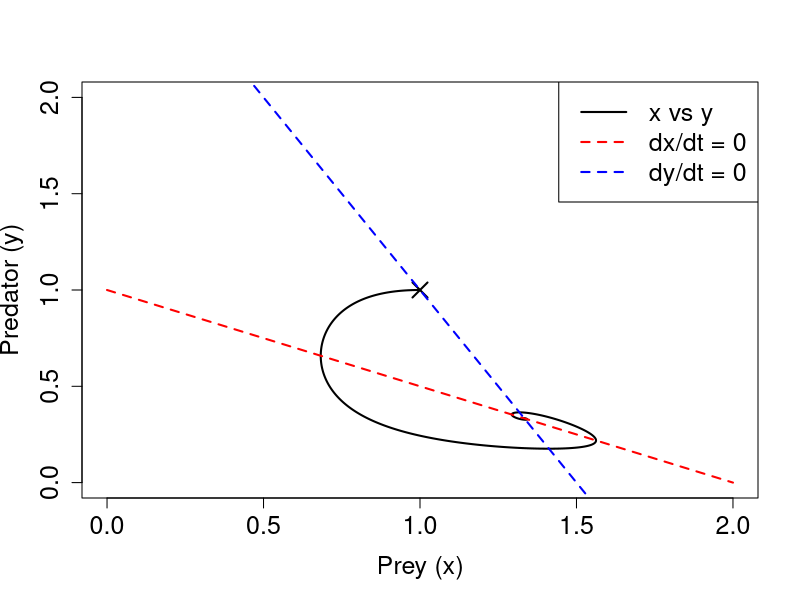
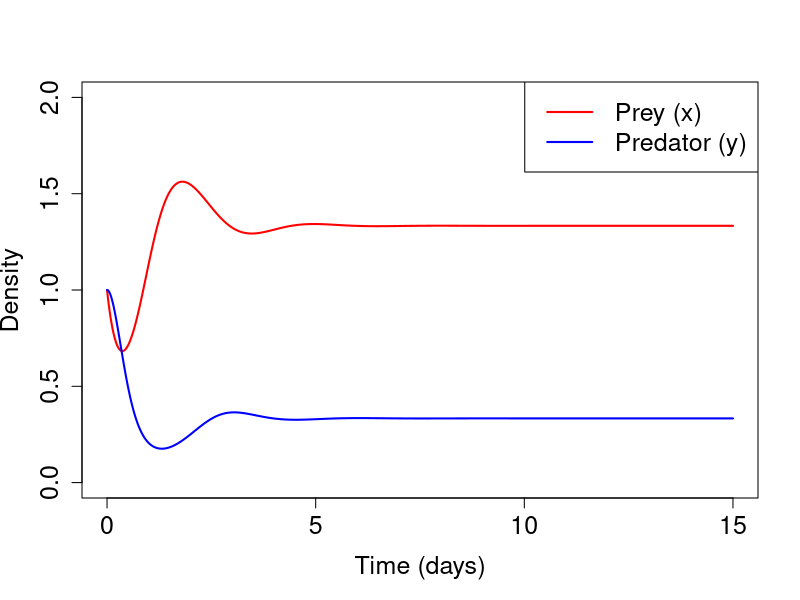
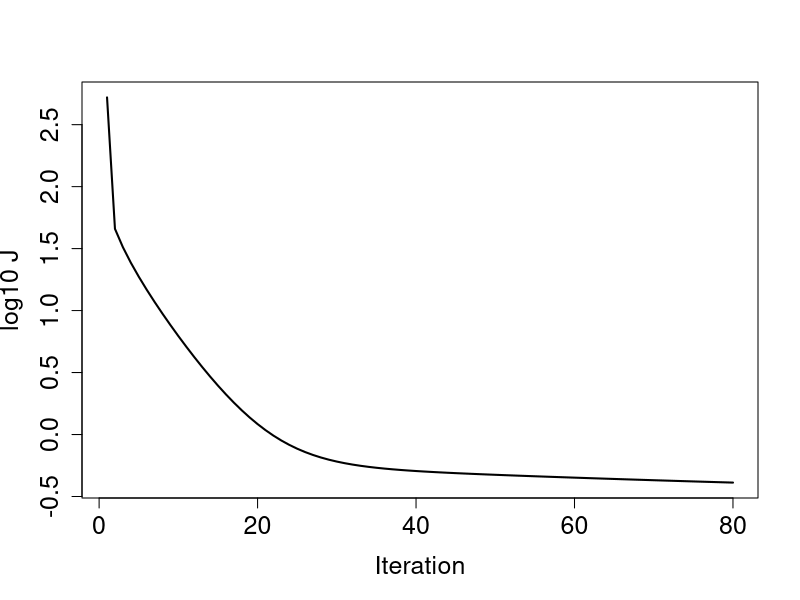
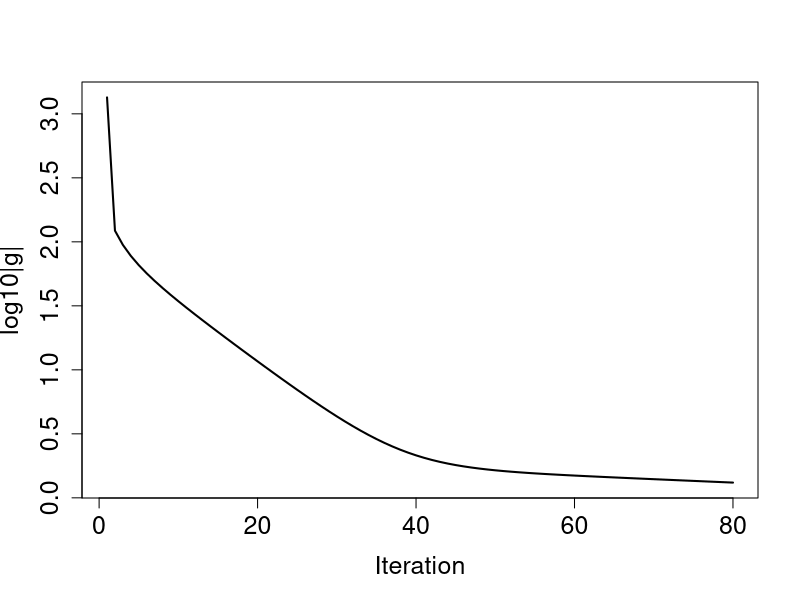
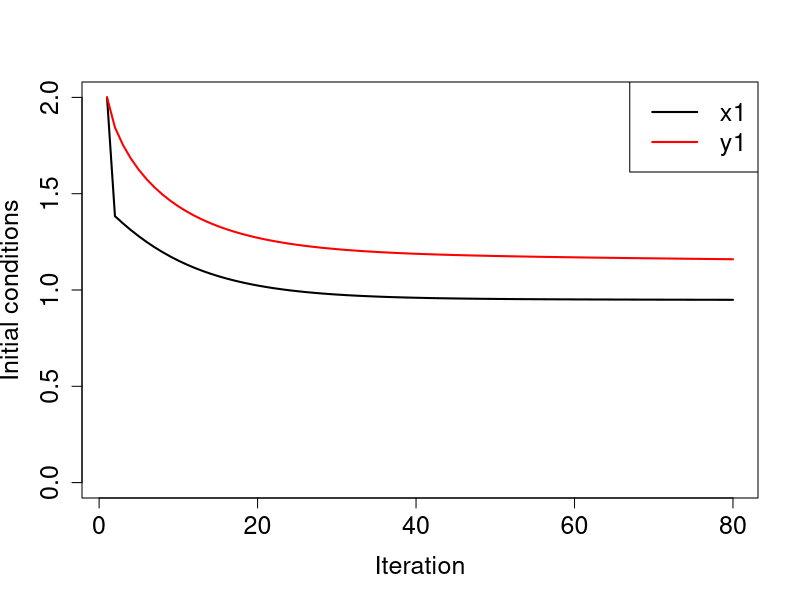
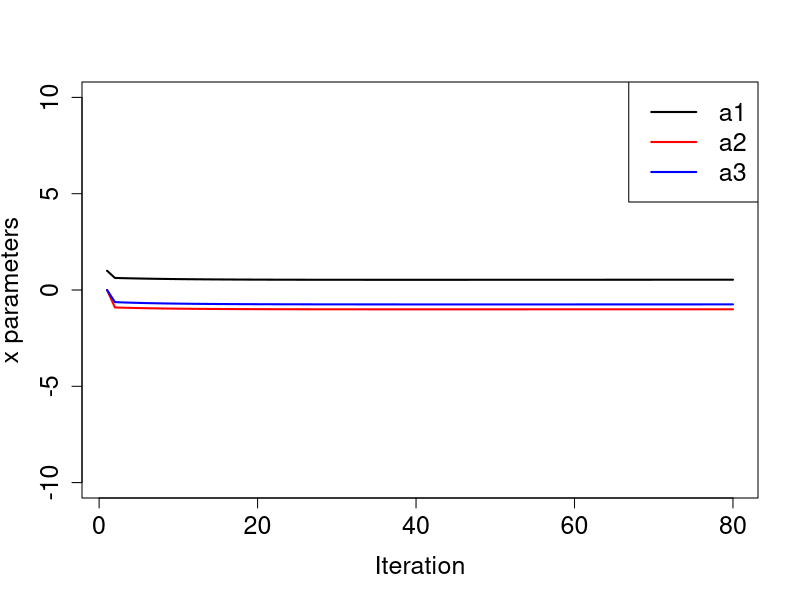
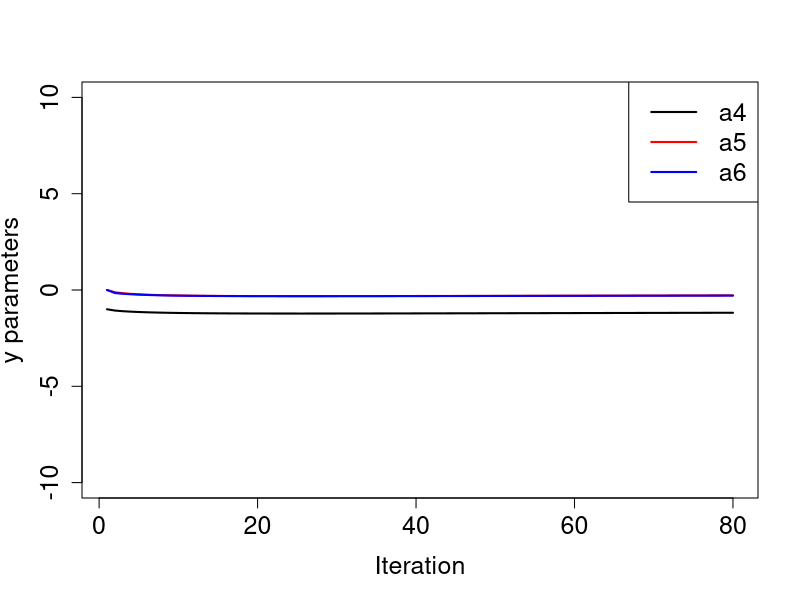

Recreate these plots in R, in order.
## ---- chunk 1
dt <- 0.001
a <- c(4, -2, -4, -6, 2, 4)
x1 <- 1
y1 <- 1
nmax <- 15001

x <- rep(0, nmax)
y <- rep(0, nmax)
x[1] <- x1
y[1] <- y1
for (n in 1:(nmax-1)) {
  x[n+1] <- x[n] + dt * (x[n] * (a[1] + a[2] * x[n] + a[3] * y[n]))
  y[n+1] <- y[n] + dt * (y[n] * (a[4] + a[5] * y[n] + a[6] * x[n]))
}
## ---- chunk 2
#| fig-asp: 1

plot(x, y, type = "l", lwd = 2,
     xlab = "Prey (x)", ylab = "Predator (y)",
     cex.lab = 1.5, cex.axis = 1.5,
     xlim = c(0, 2), ylim = c(0, 2))
x.nc <- seq(0, 2, length.out = 100)
points(x1, y1, pch = 4, lwd = 2, cex = 2)
lines(x.nc, -(a[1] + a[2] * x.nc) / a[3], lwd = 2, lty = 2, col = "red")
lines(x.nc, -(a[4] + a[6] * x.nc) / a[5], lwd = 2, lty = 2, col = "blue")
legend("topright", legend = c("x vs y","dx/dt = 0", "dy/dt = 0"),
       col = c("black","red", "blue"), lwd = 2, lty = c(1, 2, 2), cex = 1.5)
## ---- chunk 3
plot(seq(0, 15, by = dt), x, type = "l", lwd = 2, col = "red",
     xlab = "Time (days)", ylab = "Density",
     cex.lab = 1.5, cex.axis = 1.5,
     xlim = c(0, 15), ylim = c(0, 2))
lines(seq(0, 15, by = dt), y, lwd = 2, col = "blue")
legend("topright", legend = c("Prey (x)", "Predator (y)"),
       col = c("red", "blue"), lwd = 2, cex = 1.5)
## ---- chunk 4
forward <- function(dt, a, x1, y1, nmax) {
  x <- rep(0, nmax)
  y <- rep(0, nmax)
  x[1] <- x1
  y[1] <- y1
  for (n in 1:(nmax-1)) {
    x[n+1] <- x[n] + dt * (x[n] * (a[1] + a[2] * x[n] + a[3] * y[n]))
    y[n+1] <- y[n] + dt * (y[n] * (a[4] + a[5] * y[n] + a[6] * x[n]))
  }
  list(x = x, y = y)
}

adjoint <- function(dt, a, x, y, xo, yo, tobs) {
  nmax <- length(x)
  aa <- rep(0, length(a))
  ax <- rep(0, nmax)
  ay <- rep(0, nmax)
  for (n in (nmax-1):1) {
#    if (n == 1) {
#      ax[2] <- ax[2] * 2
#      ay[2] <- ay[2] * 2
#    }
    aa[6] <- aa[6] + dt * x[n] * y[n] * ay[n+1]
    aa[5] <- aa[5] + dt * y[n] * y[n] * ay[n+1]
    aa[4] <- aa[4] + dt * y[n] * ay[n+1]
    ax[n] <- ax[n] + dt * a[6] * y[n] * ay[n+1]
    ay[n] <- ay[n] + dt * a[5] * y[n] * ay[n+1]
    ay[n] <- ay[n]  + (1 + dt * (a[4] + a[5] * y[n] + a[6] * x[n])) * ay[n+1]
    aa[3] <- aa[3] + dt * y[n] * x[n] * ax[n+1]
    aa[2] <- aa[2] + dt * x[n] * x[n] * ax[n+1]
    aa[1] <- aa[1] + dt * x[n] * ax[n+1]
    ay[n] <- ay[n] + dt * a[3] * x[n] * ax[n+1]
    ax[n] <- ax[n] + dt * a[2] * x[n] * ax[n+1]
    ax[n] <- ax[n] + (1 + dt * (a[1] + a[2] * x[n] + a[3] * y[n])) * ax[n+1]
    if (n %in% tobs) {
      # add dJ/dx and dJ/dy
 #     cat("Observation at time:", n, "dx=", x[n] - xo[n], "dy", y[n] - yo[n], "\n")
      ax[n] <- ax[n] + (x[n] - xo[n])
      ay[n] <- ay[n] + (y[n] - yo[n])
    }
 #   cat(n, ":", aa, ax[n], ay[n], "\n")
  }
#  cat("Final adjoint state:", aa, "\n")
  c(aa, ax[1], ay[1])
}
## ---- chunk 5
nmax <- 501
dt <- 0.001
at <- c(4, -2, -4, -6, 2, 4)
x1 <- 1
y1 <- 1
tobs <- seq(2, nmax, by = 2)
forward.result <- forward(dt, at, x1, y1, nmax)
xt <- forward.result$x
yt <- forward.result$y
## ---- chunk 6
xo <- xt
yo <- yt
## ---- chunk 7
calc.cost <- function(xf, yf, xo, yo) {
  0.5 * (sum((xf- xo)^2 + (yf - yo)^2)) 
}
## ---- chunk 8
lr <- 0.001
a <- c(1, 0, 0, -1, 0, 0)
x1 <- 2
y1 <- 2
itermax <- 80
tobs <- seq(2, nmax, by = 2)

chist <- rep(0, itermax)
ghist <- rep(0, itermax)
xhist <- matrix(rep(0, 8 * itermax), nrow = 8)
for (iter in 1: itermax) {
  forward.result <- forward(dt, a, x1, y1, nmax)
  xf <- forward.result$x
  yf <- forward.result$y
  aa <- adjoint(dt, a, xf, yf, xo, yo, tobs)
  ghist[iter] <- sqrt(sum(aa^2))
  if (ghist[iter] < 1e-6) {
    cat("Converged at iteration", iter, "with cost", chist[iter], "\n")
    break
  }
  chist[iter] <- calc.cost(xf[tobs], yf[tobs], xo[tobs], yo[tobs])
  if (chist[iter] >= chist[iter-1] && iter > 1) {
    cat("Cost did not decrease at iteration", iter, "with cost", chist[iter], "\n")
    break
  }
  xhist[, iter] <- c(a, x1, y1)
#  cat("iter:", iter, "cost:", chist[iter], "|g|:", ghist[iter], "a:", a, "x1:", x1, "y1:", y1, "\n")
  a <- a - lr * aa[1:6]
  x1 <- x1 - lr * aa[7]
  y1 <- y1 - lr * aa[8]
}
## ---- chunk 9
plot(log10(chist[1:iter]), type = "l", lwd = 2, xlab = "Iteration", ylab = "log10 J",
     cex.lab = 1.5, cex.axis = 1.5)
## ---- chunk 10
plot(log10(ghist[1:iter]), type = "l", lwd = 2, xlab = "Iteration", ylab = "log10|g|",
     cex.lab = 1.5, cex.axis = 1.5)
## ---- chunk 11
plot(xhist[7,], ylim = c(0, 2), type = "l", lwd = 2, xlab = "Iteration", ylab = "Initial conditions",
     cex.lab = 1.5, cex.axis = 1.5)
lines(xhist[8,], lwd = 2, col = "red")
legend("topright", legend = c("x1", "y1"),
       col = c("black", "red"), lwd = 2, cex = 1.5)
## ---- chunk 12
plot(xhist[1,], ylim = c(-10, 10), type = "l", lwd = 2, xlab = "Iteration", ylab = "x parameters",
     cex.lab = 1.5, cex.axis = 1.5)
lines(xhist[2,], lwd = 2, col = "red")
lines(xhist[3,], lwd = 2, col = "blue")
legend("topright", legend = c("a1", "a2", "a3"),
       col = c("black", "red", "blue"), lwd = 2, cex = 1.5)
## ---- chunk 13
plot(xhist[4,], ylim = c(-10, 10), type = "l", lwd = 2, xlab = "Iteration", ylab = "y parameters",
     cex.lab = 1.5, cex.axis = 1.5)
lines(xhist[5,], lwd = 2, col = "red")
lines(xhist[6,], lwd = 2, col = "blue")
legend("topright", legend = c("a4", "a5", "a6"),
       col = c("black", "red", "blue"), lwd = 2, cex = 1.5)
